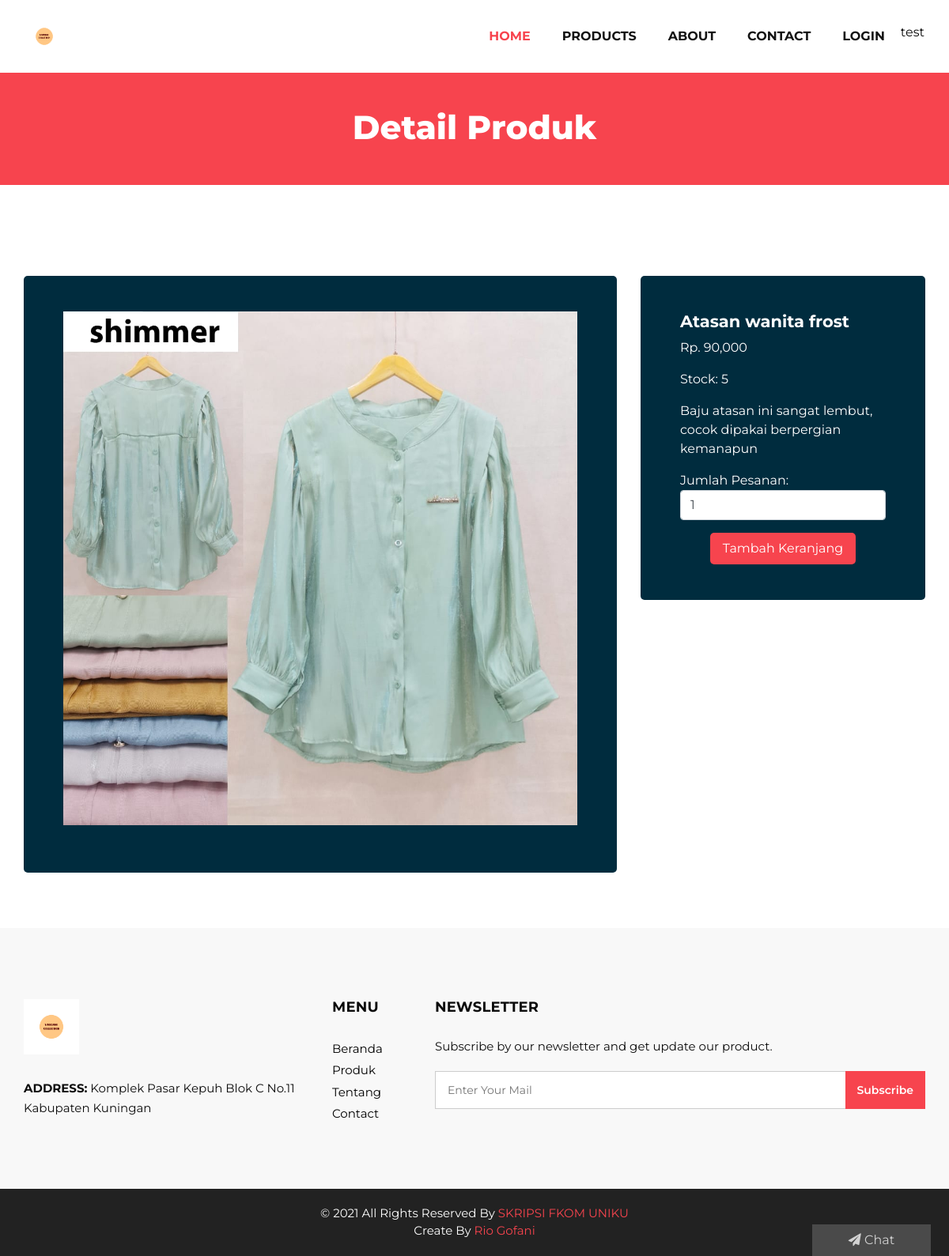
/detailproduk/12, run on an earlier commit of the app's database.
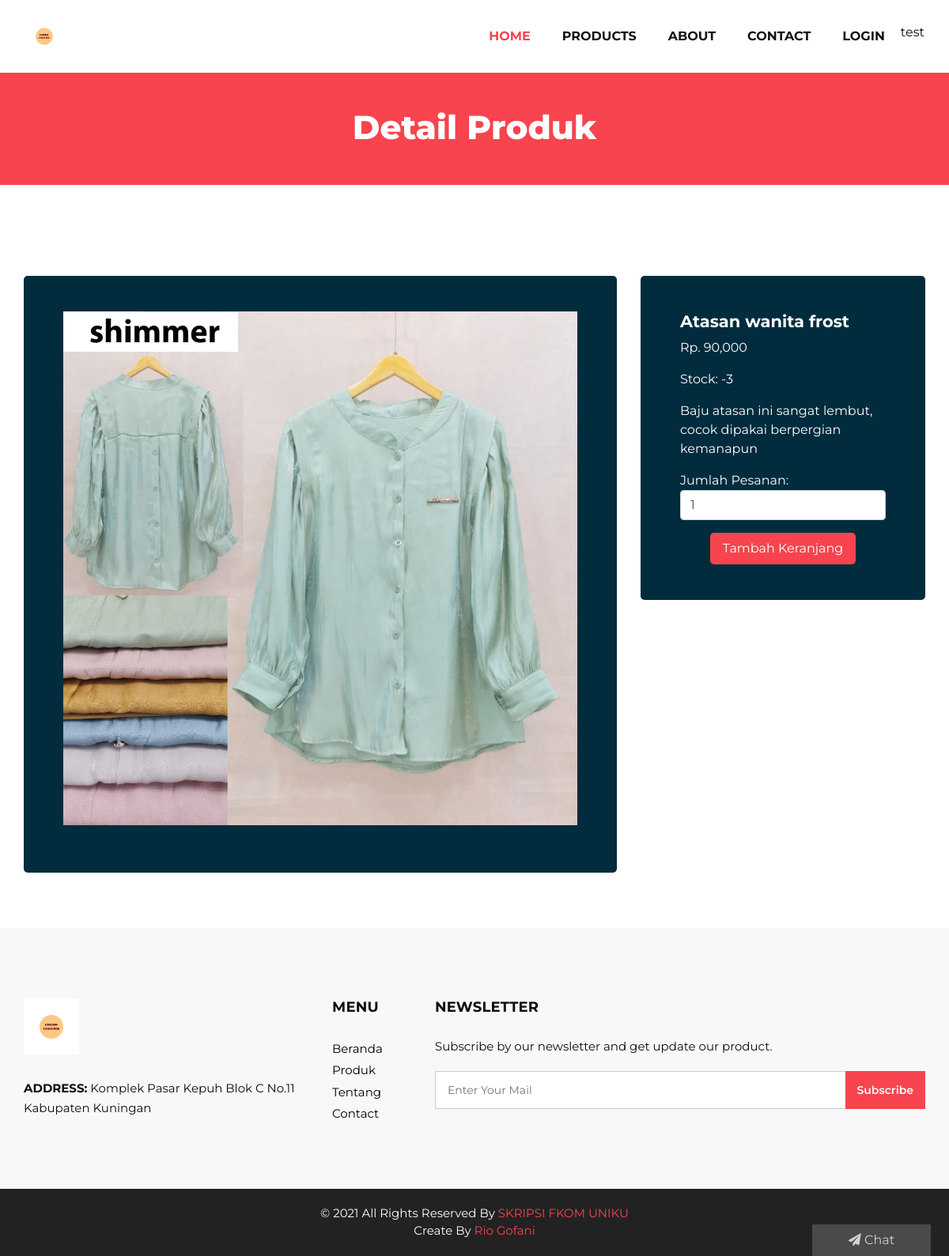
And on a later commit of the database.
### tables this page shows
CREATE TABLE `data_barang` (
  `id_barang` int(11) NOT NULL,
  `kode_barang` varchar(60) NOT NULL,
  `nama_barang` varchar(30) NOT NULL,
  `harga_barang` varchar(120) NOT NULL,
  `bahan` varchar(60) NOT NULL,
  `model` varchar(60) NOT NULL,
  `ukuran` varchar(60) NOT NULL,
  `stok_barang` varchar(120) NOT NULL,
  `tgl_input` varchar(10) NOT NULL,
  `deskripsi` text NOT NULL,
  `gambar` varchar(120) NOT NULL
);

### application/helpers/template_helper.php (called while the page is built, shortened)
<?php
function frontEnd($passing_file, $passing_data = ""){
	$ci = get_instance();
	$ci->load->view('partition/user/head', $passing_data);
	$ci->load->view('partition/user/header', $passing_data);
	$ci->load->view($passing_file, $passing_data);
}

### application/controllers/Welcome.php (called while the page is built, shortened)
<?php
class Welcome extends CI_Controller {
	function detailProduk(){
		$id = $this->uri->segment(2);
		$data = [
			'title' => "E-Commerce",
			'data' => $this->m_produk->getDetailProduk($id),
			'totalItems' => $this->cart->total_items()
		];
		frontEnd("user/detail_product", $data);
	}
}

### index.php (called while the page is built, shortened)
<?php
require_once BASEPATH.'core/CodeIgniter.php';

### application/models/M_produk.php (called while the page is built, shortened)
<?php
class M_produk extends CI_Model {
	function getDetailProduk($id){
		$data = $this->db->get_where('data_barang', ['id_barang' => $id]);
		if ($data->num_rows() > 0) {
			return $data->result_object();
		}else{
			return null;
		}
	}
}

### application/views/user/detail_product.php (the view, shortened to what this page needs)
<section class="inner_page_head">
	<div class="container_fuild">
		<div class="row">
			<div class="col-md-12">
				<div class="full">
					<h3>Detail Produk</h3>
				</div>
			</div>
		</div>
	</div>
</section>
<section class="why_section layout_padding">
	<div class="container">
		<div class="row">
			<?php if($data != null){ foreach($data as $val){ ?>
				<div class="col-md-8">
					<div class="box">
						<div class="img-box">
							<img src="<?= base_url("assets/uploads/foto_produk/".$val->gambar) ?>" alt="<?= $val->nama_barang ?>" class="w-100">
						</div>
					</div>
				</div>
			<?php }} ?>
			<?php if($data != null){ foreach($data as $val){ ?>
				<div class="col-md-4">
					<div class="box ">
					<div class="detail-box">
						<h5 class="text-left">
							<?= $val->nama_barang ?>
						</h5>
						<p class="text-left">
							Rp. <?= number_format($val->harga_barang) ?>
						</p>
						<p class="text-left">Stock: <?= $val->stok_barang ?></p>
						<p class="text-left">
							<?= $val->deskripsi ?>
						</p>
						<p class="text-left">Jumlah Pesanan: <input id="jml_pesan" type="number" class="form-control" value="1" min="1" max="<?= $val->stok_barang ?>"></p>
						<button id="dataproduk" class="btn-bg-salmon" data-idproduk="<?= $val->id_barang ?>" data-namaproduk="<?= $val->nama_barang ?>" data-hargaproduk="<?= $val->harga_barang ?>" data-stok="<?= $val->stok_barang ?>" data-image="<?= $val->gambar ?>">Tambah Keranjang</button>
					</div>
				</div>
			</div>
		<?php }} ?>
	</div>
</div>
</section>

What changed in the data, as far as the page shows it:
changed data_barang "Atasan wanita frost": stok_barang "5" → "-3"
